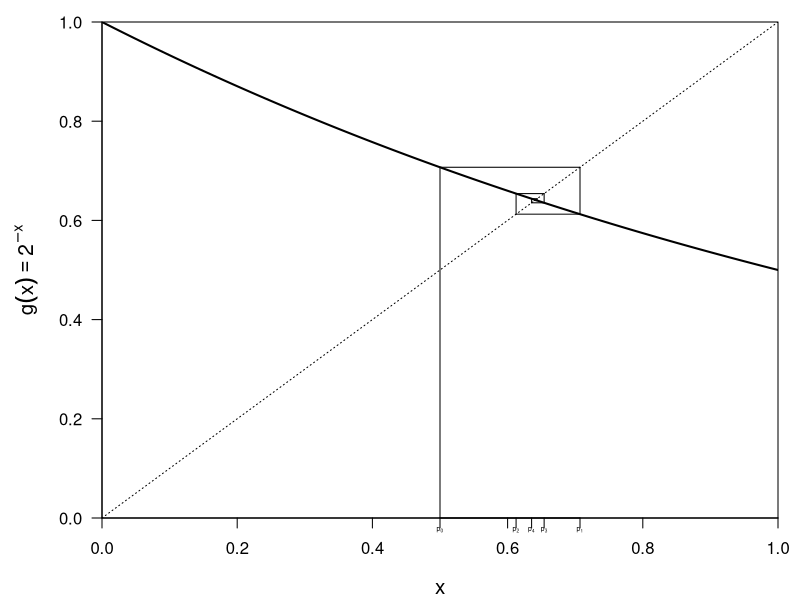

The R source for this figure:
files <- T
if(files)pdf("fixedpoint.pdf", height=5, width=5)
f <- function(x)2^-x
par(mar=c(4.1, 5.1, 1.1, 1.1), xaxs='i', yaxs='i')

plot(f, xlim=c(0, 1), ylim=c(0, 1), las=1, lwd=2, ylab=expression(g(x)==2**-x), xlab=expression(x), cex.lab=1.25)
abline(a=0, b=1, lty=3)

p0 <- 0.5
ps <- p0
for(i in 1:30){
	
		p1 <- f(p0)
		
		ps <- c(ps, p1)
	if(i==1){
		segments(p0, 0, p0, f(p0))
		segments(p0, f(p0), p1, f(p0))
	}else{
		segments(p0, p0, p0, p1)
		segments(p0, f(p0), p1, f(p0))
	}
	#points(p0, p1, pch=19)
		p0 <- p1

}
ps
# text(ps[1:5], 0*ps[1:5], parse(text=paste("x[", 0:(length(ps)-1),"]", sep=''))[1:5], cex=0.75, adj=c(0.5, 0))
axis(1, ps[1:5], parse(text=paste("p[", 0:(length(ps)-1),"]", sep=''))[1:5], cex.axis=0.4, hadj=0.5, padj=-3)

if(files)dev.off()

cbind(0:(length(ps)-1), ps)


(log10(10^-5)-log10(0.5))/log10(0.6931)